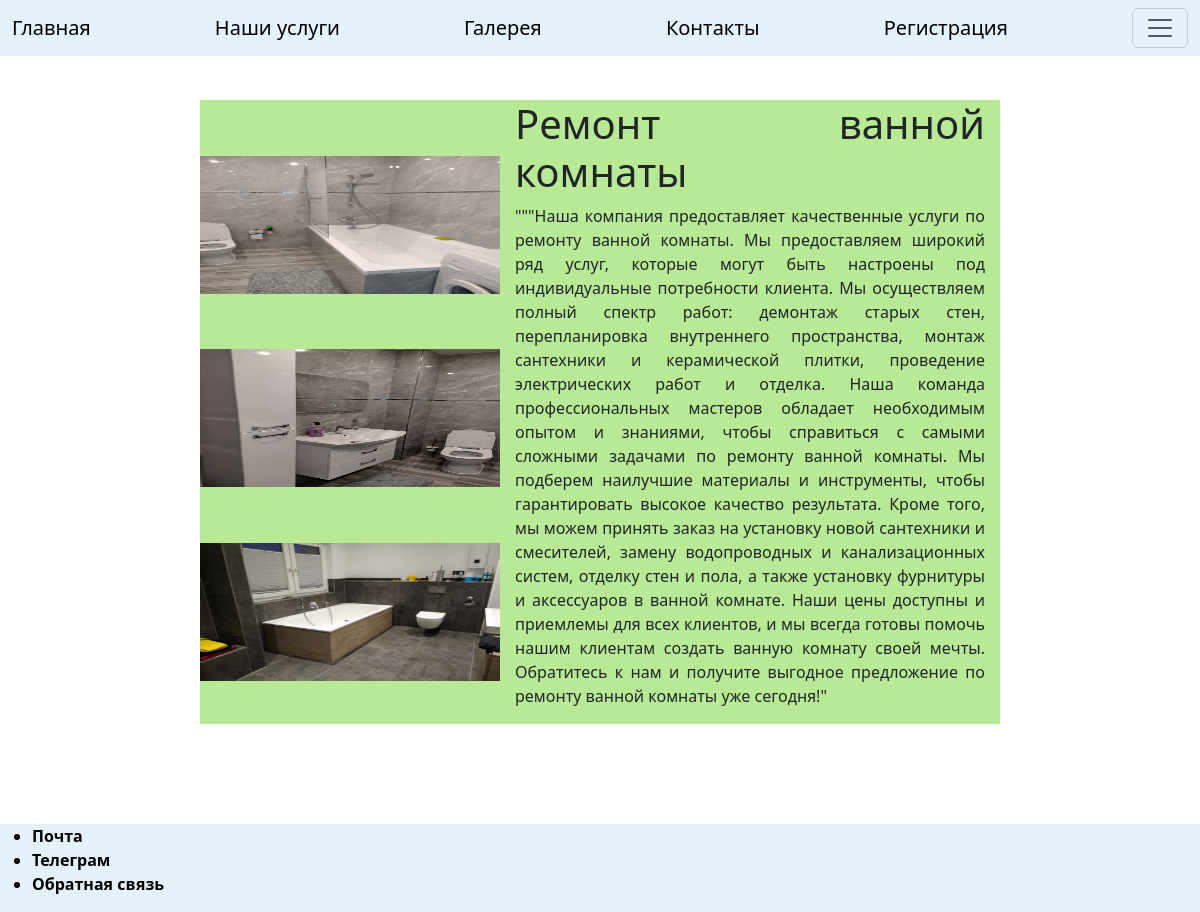
Screenshot of /renovation_bathroom/ with the database file from the repository.
### renovation_bathroom/models.py (models this page shows)
class BathRoom(models.Model):
    binding = models.ForeignKey(PhotoOfWorks, on_delete=models.CASCADE, null=True, blank=True)

class BathRoomType(models.Model):
    binding = models.ForeignKey(TypeOfServices, on_delete=models.CASCADE, null=True, blank=True)

### main_1/models.py (models this page shows, shortened)
class PhotoOfWorks(models.Model):  # модель для хранения фотографий выполненных работ
    title = models.CharField(max_length=300)
    image = models.ImageField(upload_to='gallery/')  # в корневой директории создастся папка media в ней создастся
    time = models.DateTimeField(auto_now_add=True)

class TypeOfServices(models.Model):  # модель видов предоставляемых услуг на сайте
    title = models.CharField(max_length=250)  # название предоставляемых услуг
    description = models.TextField(max_length=3000)  # описание предоставляемых услуг
    services_image = models.ForeignKey(PhotoOfWorks, on_delete=models.CASCADE, null=True, blank=True)  # связь с
    company = models.ForeignKey(Company, on_delete=models.CASCADE, null=True, blank=True)

### renovation_bathroom/views.py (the view)
# urls.py: path('renovation_bathroom/', include('renovation_bathroom.urls')),
def renovation_bathroom(request):
    photo = PhotoOfWorks.objects.all()
    bathroom = BathRoom.objects.all()[:3]
    works = BathRoomType.objects.all()
    context = {
        'bathroom': bathroom,
        'works': works,
        'photo': photo
    }
    return render(request, 'renovation_bathroom/index.html', context)

### renovation_bathroom/templates/renovation_bathroom/index.html (shortened to what this page needs)
<!DOCTYPE html>
{% load static %}
<html lang="en">
<head>
     <link rel="stylesheet" href="{% static 'css/style.css' %}">
    <link rel="stylesheet" href="{% static 'css/style.scss' %}">
    <link rel="stylesheet" href="https://cdn.jsdelivr.net/npm/bootstrap@5.3.0-alpha3/dist/css/bootstrap.min.css">
</head>
<body >
{% block title %}
<nav class="navbar fixed-top" style='background-color: #e3f2fd'>
  <div class="container-fluid">
   <a class="navbar-brand" href="{% url 'index' %}">Главная</a>
    <a class="navbar-brand" href="{% url 'about' %}">Наши услуги</a>
    <a class="navbar-brand" href="{% url 'bathroom_gallery' %}">Галерея</a>
    <a class="navbar-brand" href="{% url 'contact' %}">Контакты</a>
      {% if user.is_authenticated%}
    <a class="navbar-brand" href="{% url 'personal_account'  user.id %}">Личный кабинет</a>
      {% else %}
    <a class="navbar-brand" href="{% url 'enter' %}">Регистрация</a>
      {% endif %}
    <button class="navbar-toggler" type="button" data-bs-toggle="offcanvas" data-bs-target="#offcanvasDarkNavbar" aria-controls="offcanvasDarkNavbar" aria-label="Toggle navigation">
      <span class="navbar-toggler-icon"></span>
    </button>
  </div>
</nav>
{% endblock %}
{% block content %}
<div class="content">
        <div class="our_works_wrapper">
            <div class="our_works_img">
                 {% for field in bathroom %}
                <img src="{{ field.binding.image.url }}" alt="">
                {% endfor %}
            </div>
            <div class="our_works_wrapper_title">
                <h1>Ремонт ванной комнаты</h1>
                {% for field in works %}
                <p>{{ field.binding.description }}</p>
                {% endfor %}
            </div>
        </div>
</div>
{% endblock %}
{% block footer %}
<div class="footer">
    <div class="footer_wrap">
        <ul class="footer_ul">
            <li>Почта</li>
            <li>Телеграм</li>
            <li>Обратная связь</li>
        </ul>
    </div>
</div>
{% endblock %}
</body>
</html>

### main_1/static/css/style.css (style rules this page uses)
* { box-sizing: border-box; }
html, body { width: 100%; margin: 0 auto; padding: 0; background-size: 100%100%; background-repeat: no-repeat; background-image: url("../images/repair.png"); font-family: 'PT Sans', Arial, Verdana; background-color: #a3e293; }
.footer { width: 100%; height: fit-content; background: #e3f2fd; margin-top: 50px; color: #000; font-weight: bold; display: flex; justify-content: space-between; align-items: center; }
.footer_wrap { height: 100%; display: flex; flex-direction: row; justify-content: flex-end; margin-right: 50px; }
.content { display: flex; justify-content: center; align-content: center; margin-top: 50px; }
.our_works_wrapper { width: 800px; height: 100%; display: flex; flex-direction: row; justify-content: space-around; margin-bottom: 50px; background-color: #b8e994; margin-top: 50px; }
.our_works_img { display: flex; flex-direction: column; justify-content: space-evenly; align-content: center; flex-wrap: wrap; }
.our_works_img img { width: 300px; height: 150px; padding-top: 12px; margin-left: 0; }
.our_works_wrapper_title { display: flex; flex-direction: column; align-items: center; text-align: justify; margin-left: 15px; margin-right: 15px; }
body.open, body:after { overflow: hidden }
* { box-sizing: border-box }

### rows the page displays
BathRoom: binding.image (picture)
BathRoom: binding.image (picture)
BathRoom: binding.image (picture)
BathRoomType: binding.description "\"\"\"Наша компания предоставляет качественные услуги по ремонту ванной комнаты. Мы предоставляем широкий ряд услуг, которые могут быть настроены под индивидуальные потребности клиента. Мы осуществляем полный спектр работ: демонтаж старых стен, перепланировка внутреннего пространства, монтаж сантехники и керамической плитки, проведение электрических работ и отделка. Наша команда профессиональных мастеров обладает необходимым опытом и знаниями, чтобы справиться с самыми сложными задачами по ремонту ванной комнаты. Мы подберем наилучшие материалы и инструменты, чтобы гарантировать высокое качество результата. Кроме того, мы можем принять заказ на установку новой сантехники и смесителей, замену…"
